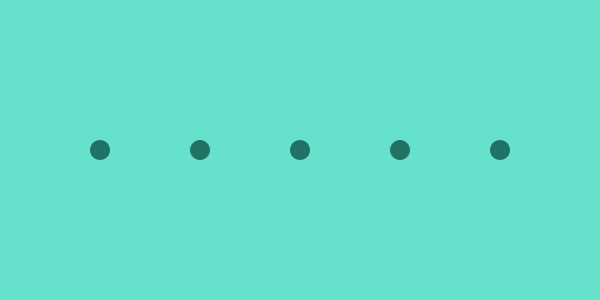
Frame 1 (no input)
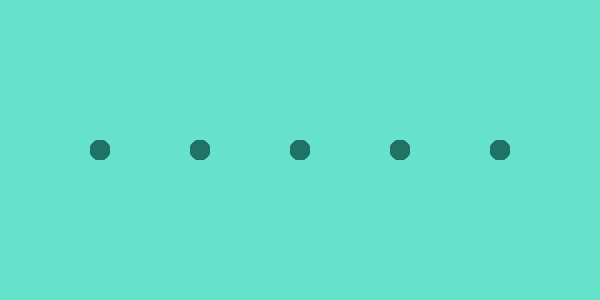
Frame 60 (the mouse pressed at the canvas centre just before this capture)
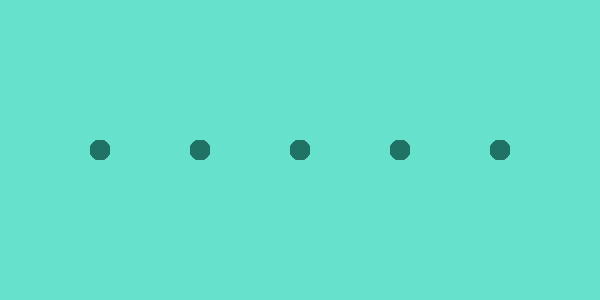
Frame 120 (the mouse held since frame 60 and released just before this capture)

The Processing sketch that drew these frames (run headless with seeded random() and noise(); from frame 60 on, the mouse is pressed at the canvas centre):

// Processing sketch: processing_32975
// ── processing_32975.pde

void setup(){
  size(600,300);
  background(102,226,204);
}

//ball's intitial location
int centerX = 100;
int centerY = 150;

void draw(){
  //draws balls in increments of 100 up to 500
  for(int i = 0; i < 500; i = i+100){
    noStroke();
    fill(32,115,100);
    ellipse(centerX + i, centerY, 20, 20);
   }
}
